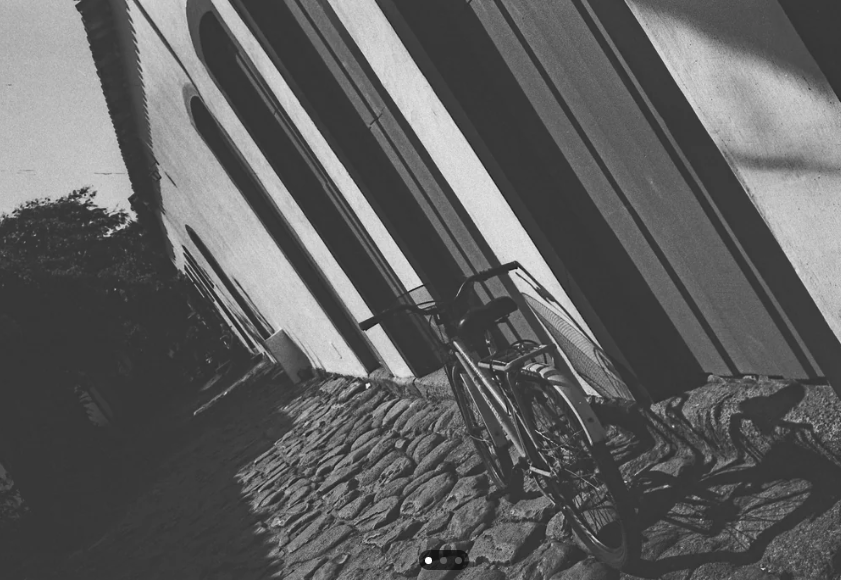
#> input picture управление/temp/n_k.png, 841 x 580 px
$ python 1_4.py
#> lines starting #> are read from the running program, lines starting #| are printed output that depends on the picture
import cv2
import numpy as np
import matplotlib.pyplot as plt

def histogram_matching(source, target):
    """
    Приведение гистограммы source к гистограмме target
    """
    # Вычисляем гистограммы
    hist_source = cv2.calcHist([source], [0], None, [256], [0,256]).ravel()
    hist_target = cv2.calcHist([target], [0], None, [256], [0,256]).ravel()

    # Нормализуем в PDF (ПРВ)
    pdf_source = hist_source / hist_source.sum()
    pdf_target = hist_target / hist_target.sum()

    # Вычисляем CDF
    cdf_source = pdf_source.cumsum()
    cdf_target = pdf_target.cumsum()

    # Создаем таблицу преобразования
    mapping = np.zeros(256, dtype=np.uint8)
    for i in range(256):
        # Находим значение j, где cdf_target[j] ≈ cdf_source[i]
        diff = np.abs(cdf_target - cdf_source[i])
        mapping[i] = np.argmin(diff)

    # Применяем преобразование
    result = mapping[source]

    return result

# Загрузка изображений
source = cv2.imread('n_k.png', 0)
#> source: shape (580, 841); min 18, max 255, mean 95.8
target = cv2.imread('saturn.png', 0)
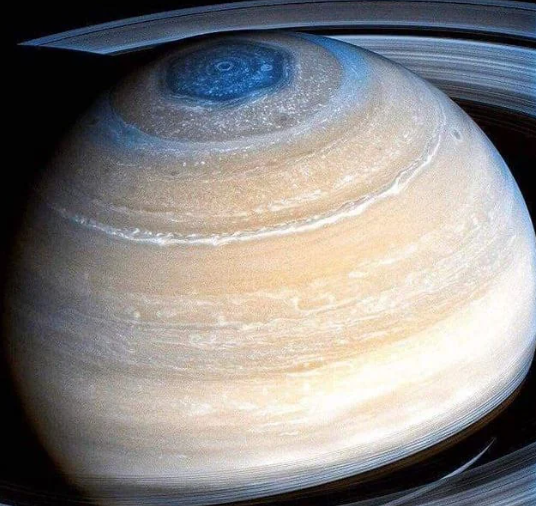
#> input picture управление/temp/saturn.png, 536 x 506 px
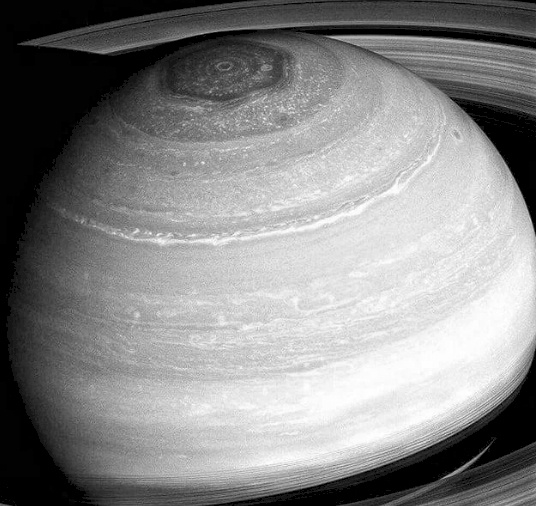
#> target: shape (506, 536); min 0, max 255, mean 136

# Применяем приведение гистограммы
matched = histogram_matching(source, target)
#> in histogram_matching, `hist_source = cv2.calcHist([source], [0], None, [256], [0,256]).ravel()`: hist_source = 256 values, max 65491 at index 56, min 0 at index 0, mean 1905.4
#> in histogram_matching, `hist_target = cv2.calcHist([target], [0], None, [256], [0,256]).ravel()`: hist_target = 256 values, max 23702 at index 0, min 0 at index 29, mean 1059.4
#> in histogram_matching, `pdf_source = hist_source / hist_source.sum()`: pdf_source = 256 values, max 0.134 at index 56, min 0 at index 0, mean 0.00391
#> in histogram_matching, `pdf_target = hist_target / hist_target.sum()`: pdf_target = 256 values, max 0.0874 at index 0, min 0 at index 29, mean 0.00391
#> in histogram_matching, `cdf_source = pdf_source.cumsum()`: cdf_source = 256 values from 0 to 1
#> in histogram_matching, `cdf_target = pdf_target.cumsum()`: cdf_target = 256 values from 0.0874 to 1
#> after the loop in histogram_matching, `for i in range(256):`: mapping = 256 values from 0 to 255
#> in histogram_matching, `result = mapping[source]`:
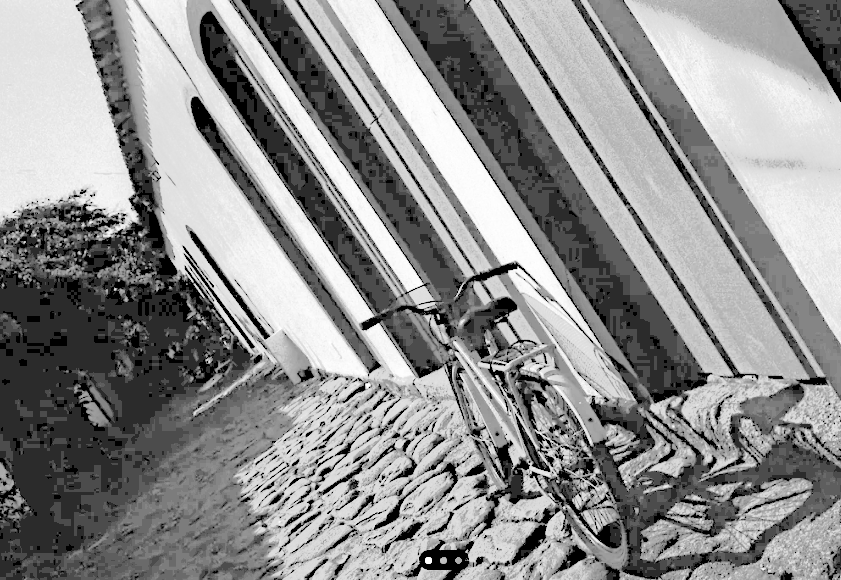
#> result: shape (580, 841); min 0, max 255, mean 142.3

# Визуализация
plt.figure(figsize=(15, 10))
plt.subplot(2,3,1), plt.imshow(source, cmap='gray'), plt.title('Исходное')
plt.subplot(2,3,2), plt.imshow(target, cmap='gray'), plt.title('Целевое')
plt.subplot(2,3,3), plt.imshow(matched, cmap='gray'), plt.title('Результат')

plt.subplot(2,3,4), plt.hist(source.ravel(), 256), plt.title('Гистограмма исходного')
plt.subplot(2,3,5), plt.hist(target.ravel(), 256), plt.title('Гистограмма целевого')
plt.subplot(2,3,6), plt.hist(matched.ravel(), 256), plt.title('Гистограмма результата')
plt.show()
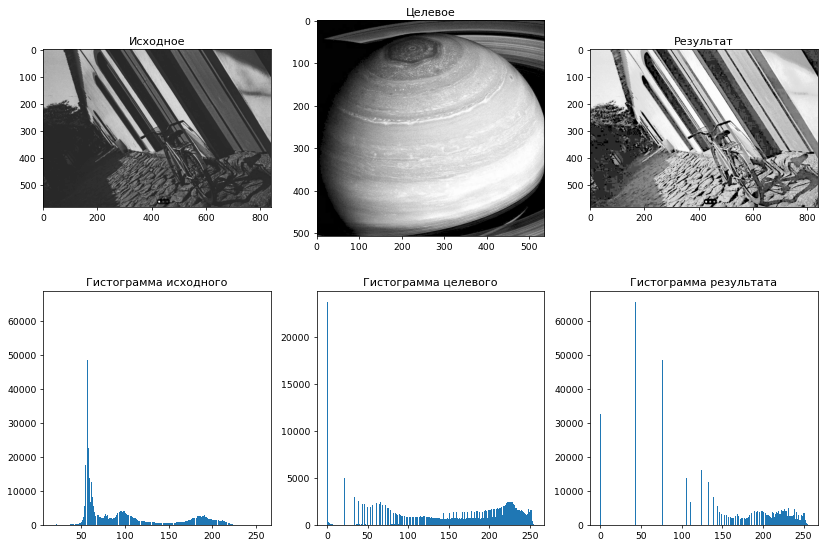
#> figure drawn by matplotlib, 6 panels; panel 4: tallest bar 65491 high, from x = 55.96 to 56.88; panel 5: tallest bar 23702 high, from x = 0 to 0.996; panel 6: tallest bar 65491 high, from x = 42.83 to 43.83
